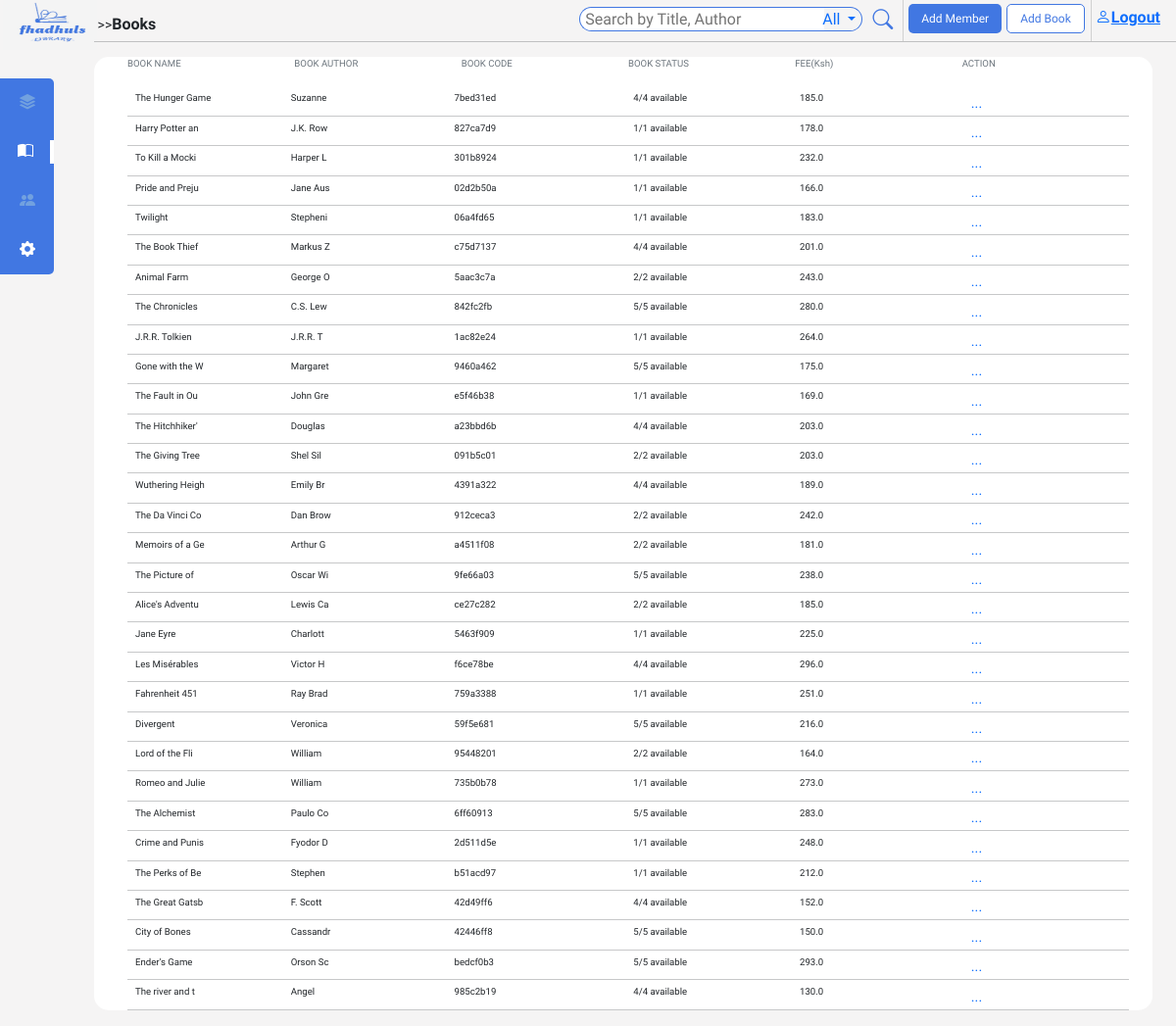
/Books/, run on an earlier commit of the app's database.
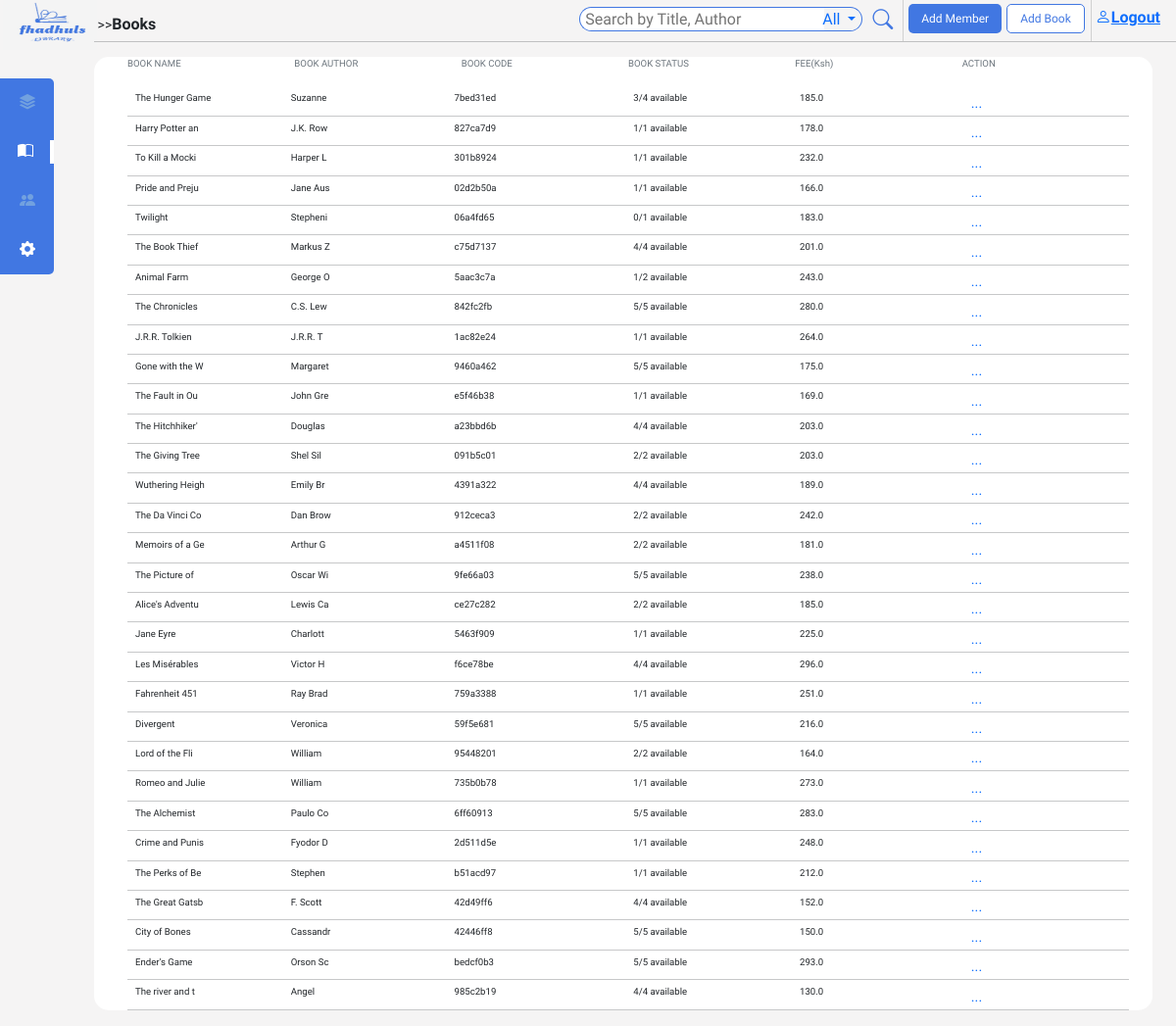
And on a later commit of the database.
### main/models.py (models this page shows, shortened)
class Book(models.Model):
    book_id = models.UUIDField(default=uuid.uuid4, editable=False)
    title = models.CharField(max_length=200)
    author = models.CharField(max_length=200)
    description = models.TextField()
    language = models.CharField(max_length=50)
    category = models.CharField(max_length=100)
    edition = models.CharField(max_length=100, blank=True, null=True)
    pages = models.IntegerField()
    publisher = models.CharField(max_length=100)
    publish_date = models.DateField(null=True, blank=True)
    img_url = models.URLField(null=True, blank=True)
    quantity = models.IntegerField()
    fee = models.FloatField()
    STATUS = [
        ('Issued', 'Issued'),
        ('On shelf', 'on shelf')
    ]
    status = models.CharField(max_length=15, choices=STATUS, default='On shelf')
    copy_ids = models.TextField(blank=True)

### main/views.py (the view)
# urls.py: path('Books/', views.BooksDetails, name='bookdetails'),
def BooksDetails(request):
    books = Book.objects.all()
    context = {'books': books, 'br': 'br'}
    return render(request, 'main/bookDetails.html', context)

### main/templatetags/custom_filters.py (called while the page is built)
@register.filter(name='split_length')
def split_length(value):
    return len(value.split(','))

### main/templates/main/bookDetails.html (shortened to what this page needs)
{% extends 'main/base.html' %}
{% load custom_filters %}
{% block content %}
{% include 'main/navbar.html' %}
<div id='bookPage'>
    <ul>
        <li id="sectionHeader" class="d-flex justify-content-between ps-md-4 pe-md-4">
          <p class="text-secondary text-start" style="width: 20%">BOOK NAME</p>
          <p class="text-secondary text-start hideSm" style="width: 20%">BOOK AUTHOR</p>
          <p class="text-secondary text-start" style="width: 20%">BOOK CODE</p>
          <p class="text-secondary text-start" style="width: 20%">BOOK STATUS</p>
          <p class="text-secondary text-start hideSm" style="width: 20%">FEE(Ksh)</p>
          <p class="text-secondary text-start" style="width: 20%">ACTION</p>
        </li>
        <li>
       <ul class="ps-0 ps-md-4 pe-md-4">
        {% for book in books %}
        <li class="listDIvider d-flex justify-content-between align-items-center text-dark">
          <p class="text-start d-flex"><span><img class="bookImg" height="30px" src="{{ book.img_url}}" alt=""></span> <span class="ms-2" > {{ book.title| slice:":15" }} </span> </p>
          <p class="text-start hideSm">{{ book.author| slice:":8"}}</p>
          <p>{{ book.book_id|stringformat:"s" |slice:":8" }}</p>
          <p class="text-start ps-3"><span id="{{ book.title }}">{{ book.quantity }}</span>/{{book.copy_ids| split_length}} available</p>
          <p class="text-start hideSm ps-3">{{ book.fee}}</p>
          <p style="width: 5px;">
            <div class="dropdown" style="left: 17px;">
            <a href="#" role="button" data-bs-toggle="dropdown" data-bs-target="#c" class="action">
            ...
           </a>
            </div></p>
        </li>
        <hr >
        {% endfor %}
       </ul>
        </li>
      </ul>
</div>
{% endblock content %}

What changed in the data, as far as the page shows it:
changed Book "The Hunger Game": quantity "4" → "3"
changed Book "Twilight": quantity "1" → "0"
changed Book "Animal Farm": quantity "2" → "1"
